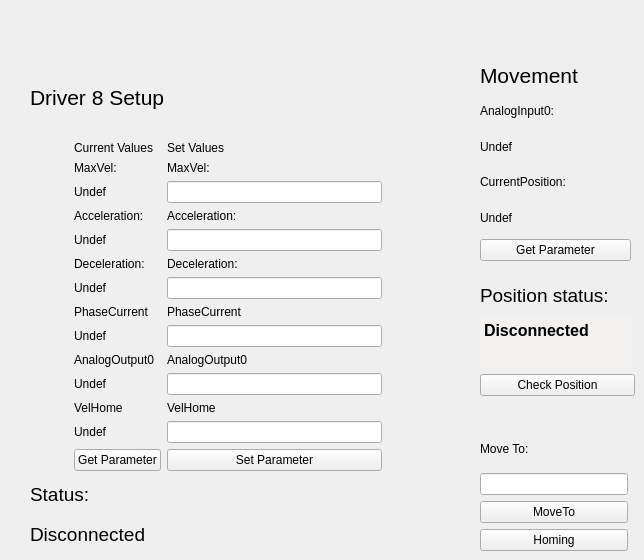
          <widget class="QWidget" name="tab_10">
           <attribute name="title">
            <string>8</string>
           </attribute>
           <attribute name="toolTip">
            <string>Driver 8 Setup and Movimentation</string>
           </attribute>
           <widget class="QWidget" name="layoutWidget_19">
            <property name="geometry">
             <rect>
              <x>480</x>
              <y>430</y>
              <width>148</width>
              <height>121</height>
             </rect>
            </property>
            <layout class="QVBoxLayout" name="verticalLayout_65">
             <item>
              <widget class="QLabel" name="label_243">
               <property name="text">
                <string>Move To:</string>
               </property>
              </widget>
             </item>
             <item>
              <widget class="QLineEdit" name="LineEditMoveToValue_8">
               <property name="toolTip">
                <string>Position to move driver 8</string>
               </property>
              </widget>
             </item>
             <item>
              <widget class="QPushButton" name="MoveTo_8">
               <property name="toolTip">
                <string>Move driver 8 to the position specified above</string>
               </property>
               <property name="text">
                <string>MoveTo</string>
               </property>
              </widget>
             </item>
             <item>
              <widget class="QPushButton" name="Homing_8">
               <property name="toolTip">
                <string>Execute the driver 8 homing procedure</string>
               </property>
               <property name="text">
                <string>Homing</string>
               </property>
              </widget>
             </item>
            </layout>
           </widget>
           <widget class="QWidget" name="layoutWidget_21">
            <property name="geometry">
             <rect>
              <x>480</x>
              <y>60</y>
              <width>151</width>
              <height>201</height>
             </rect>
            </property>
            <layout class="QVBoxLayout" name="verticalLayout_66">
             <item>
              <widget class="QLabel" name="label_246">
               <property name="font">
                <font>
                 <pointsize>16</pointsize>
                </font>
               </property>
               <property name="text">
                <string>Movement</string>
               </property>
              </widget>
             </item>
             <item>
              <widget class="QLabel" name="label_247">
               <property name="text">
                <string>AnalogInput0:</string>
               </property>
              </widget>
             </item>
             <item>
              <widget class="QLabel" name="LabelMovAnalogInput0_8">
               <property name="toolTip">
                <string>Current value of driver 8 AnalogInput(0)</string>
               </property>
               <property name="text">
                <string>Undef</string>
               </property>
              </widget>
             </item>
             <item>
              <widget class="QLabel" name="label_248">
               <property name="text">
                <string>CurrentPosition:</string>
               </property>
              </widget>
             </item>
             <item>
              <widget class="QLabel" name="LabelMovCurrentPosition_8">
               <property name="toolTip">
                <string>Current value of driver 8 CurrentPosition</string>
               </property>
               <property name="text">
                <string>Undef</string>
               </property>
              </widget>
             </item>
             <item>
              <widget class="QPushButton" name="GetParameterMov_8">
               <property name="toolTip">
                <string>Get position parameters of driver 8</string>
               </property>
               <property name="text">
                <string>Get Parameter</string>
               </property>
              </widget>
             </item>
            </layout>
           </widget>
           <widget class="QWidget" name="layoutWidget_20">
            <property name="geometry">
             <rect>
              <x>30</x>
              <y>60</y>
              <width>352</width>
              <height>491</height>
             </rect>
            </property>
            <layout class="QGridLayout" name="gridLayout_41">
             <item row="0" column="0" colspan="3">
              <widget class="QLabel" name="label_128">
               <property name="font">
                <font>
                 <pointsize>16</pointsize>
                </font>
               </property>
               <property name="text">
                <string>Driver 8 Setup</string>
               </property>
              </widget>
             </item>
             <item row="1" column="0">
              <layout class="QVBoxLayout" name="verticalLayout_18">
               <item>
                <widget class="QLabel" name="Images_8">
                 <property name="minimumSize">
                  <size>
                   <width>0</width>
                   <height>100</height>
                  </size>
                 </property>
                 <property name="maximumSize">
                  <size>
                   <width>200</width>
                   <height>150</height>
                  </size>
                 </property>
                 <property name="text">
                  <string/>
                 </property>
                 <property name="pixmap">
                  <pixmap resource="file.qrc">:/Driver.jpg</pixmap>
                 </property>
                 <property name="scaledContents">
                  <bool>true</bool>
                 </property>
                </widget>
               </item>
               <item>
                <widget class="QLabel" name="label_129">
                 <property name="text">
                  <string/>
                 </property>
                </widget>
               </item>
              </layout>
             </item>
             <item row="1" column="1">
              <widget class="QLabel" name="label_362">
               <property name="minimumSize">
                <size>
                 <width>25</width>
                 <height>0</height>
                </size>
               </property>
               <property name="text">
                <string/>
               </property>
              </widget>
             </item>
             <item row="1" column="2">
              <layout class="QGridLayout" name="gridLayout_19">
               <item row="0" column="0">
                <widget class="QLabel" name="label_130">
                 <property name="text">
                  <string>Current Values</string>
                 </property>
                </widget>
               </item>
               <item row="0" column="1">
                <widget class="QLabel" name="label_131">
                 <property name="text">
                  <string>Set Values</string>
                 </property>
                </widget>
               </item>
               <item row="1" column="0">
                <widget class="QLabel" name="label_132">
                 <property name="text">
                  <string>MaxVel:</string>
                 </property>
                </widget>
               </item>
               <item row="1" column="1">
                <widget class="QLabel" name="label_133">
                 <property name="text">
                  <string>MaxVel:</string>
                 </property>
                </widget>
               </item>
               <item row="2" column="0">
                <widget class="QLabel" name="LabelMaxVelSetup_8">
                 <property name="toolTip">
                  <string>Current value of driver 8 MaxVel</string>
                 </property>
                 <property name="text">
                  <string>Undef</string>
                 </property>
                </widget>
               </item>
               <item row="2" column="1">
                <widget class="QLineEdit" name="LineEditMaxVelSetup_8">
                 <property name="toolTip">
                  <string>&lt;html&gt;&lt;head/&gt;&lt;body&gt;&lt;p&gt;MaxVel of driver 8 to set&lt;/p&gt;&lt;/body&gt;&lt;/html&gt;</string>
                 </property>
                </widget>
               </item>
               <item row="3" column="0">
                <widget class="QLabel" name="label_134">
                 <property name="text">
                  <string>Acceleration:</string>
                 </property>
                </widget>
               </item>
               <item row="3" column="1">
                <widget class="QLabel" name="label_135">
                 <property name="text">
                  <string>Acceleration:</string>
                 </property>
                </widget>
               </item>
               <item row="4" column="0">
                <widget class="QLabel" name="LabelAccelerationSetup_8">
                 <property name="toolTip">
                  <string>Current value of driver 8 Acceleration</string>
                 </property>
                 <property name="text">
                  <string>Undef</string>
                 </property>
                </widget>
               </item>
               <item row="4" column="1">
                <widget class="QLineEdit" name="LineEditAccelerationSetup_8">
                 <property name="toolTip">
                  <string>&lt;html&gt;&lt;head/&gt;&lt;body&gt;&lt;p&gt;Acceleration of driver 8 to set&lt;/p&gt;&lt;/body&gt;&lt;/html&gt;</string>
                 </property>
                </widget>
               </item>
               <item row="5" column="0">
                <widget class="QLabel" name="label_136">
                 <property name="text">
                  <string>Deceleration:</string>
                 </property>
                </widget>
               </item>
               <item row="5" column="1">
                <widget class="QLabel" name="label_137">
                 <property name="text">
                  <string>Deceleration:</string>
                 </property>
                </widget>
               </item>
               <item row="6" column="0">
                <widget class="QLabel" name="LabelDecelerationSetup_8">
                 <property name="toolTip">
                  <string>Current value of driver 8 Deceleration</string>
                 </property>
                 <property name="text">
                  <string>Undef</string>
                 </property>
                </widget>
               </item>
               <item row="6" column="1">
                <widget class="QLineEdit" name="LineEditDecelerationSetup_8">
                 <property name="toolTip">
                  <string>&lt;html&gt;&lt;head/&gt;&lt;body&gt;&lt;p&gt;Deceleration of driver 8 to set&lt;/p&gt;&lt;/body&gt;&lt;/html&gt;</string>
                 </property>
                </widget>
               </item>
               <item row="7" column="0">
                <widget class="QLabel" name="label_138">
                 <property name="text">
                  <string>PhaseCurrent</string>
                 </property>
                </widget>
               </item>
               <item row="7" column="1">
                <widget class="QLabel" name="label_139">
                 <property name="text">
                  <string>PhaseCurrent</string>
                 </property>
                </widget>
               </item>
               <item row="8" column="0">
                <widget class="QLabel" name="LabelPhaseCurrentSetup_8">
                 <property name="toolTip">
                  <string>Current value of driver 8 PhaseCurrent</string>
                 </property>
                 <property name="text">
                  <string>Undef</string>
                 </property>
                </widget>
               </item>
               <item row="8" column="1">
                <widget class="QLineEdit" name="LineEditPhaseCurrentSetup_8">
                 <property name="toolTip">
                  <string>&lt;html&gt;&lt;head/&gt;&lt;body&gt;&lt;p&gt; PhaseCurrent of driver 8 to set&lt;/p&gt;&lt;/body&gt;&lt;/html&gt;</string>
                 </property>
                </widget>
               </item>
               <item row="9" column="0">
                <widget class="QLabel" name="label_140">
                 <property name="text">
                  <string>AnalogOutput0</string>
                 </property>
                </widget>
               </item>
               <item row="9" column="1">
                <widget class="QLabel" name="label_141">
                 <property name="text">
                  <string>AnalogOutput0</string>
                 </property>
                </widget>
               </item>
               <item row="10" column="0">
                <widget class="QLabel" name="LabelAnalogOutputSetup_8">
                 <property name="toolTip">
                  <string>Current value of driver 8 AnalogOutput(0)</string>
                 </property>
                 <property name="text">
                  <string>Undef</string>
                 </property>
                </widget>
               </item>
               <item row="10" column="1">
                <widget class="QLineEdit" name="LineEditAnalogOutputSetup_8">
                 <property name="toolTip">
                  <string>&lt;html&gt;&lt;head/&gt;&lt;body&gt;&lt;p&gt; AnalogOutput(0) of driver 8 to set&lt;/p&gt;&lt;/body&gt;&lt;/html&gt;</string>
                 </property>
                </widget>
               </item>
               <item row="11" column="0">
                <widget class="QLabel" name="label_363">
                 <property name="text">
                  <string>VelHome</string>
                 </property>
                </widget>
               </item>
               <item row="11" column="1">
                <widget class="QLabel" name="label_364">
                 <property name="text">
                  <string>VelHome</string>
                 </property>
                </widget>
               </item>
               <item row="12" column="0">
                <widget class="QLabel" name="LabelVelHomeSetup_8">
                 <property name="toolTip">
                  <string>Current value of driver 8 VelHome</string>
                 </property>
                 <property name="text">
                  <string>Undef</string>
                 </property>
                </widget>
               </item>
               <item row="12" column="1">
                <widget class="QLineEdit" name="LineEditVelHomeSetup_8">
                 <property name="toolTip">
                  <string>&lt;html&gt;&lt;head/&gt;&lt;body&gt;&lt;p&gt; VelHome of driver 8 to set&lt;/p&gt;&lt;/body&gt;&lt;/html&gt;</string>
                 </property>
                </widget>
               </item>
               <item row="13" column="0">
                <widget class="QPushButton" name="GetParameterDriver_8">
                 <property name="toolTip">
                  <string>&lt;html&gt;&lt;head/&gt;&lt;body&gt;&lt;p&gt;Get the current parameter of the driver 8&lt;/p&gt;&lt;/body&gt;&lt;/html&gt;</string>
                 </property>
                 <property name="text">
                  <string>Get Parameter</string>
                 </property>
                </widget>
               </item>
               <item row="13" column="1">
                <widget class="QPushButton" name="SetParameterDriver_8">
                 <property name="toolTip">
                  <string>&lt;html&gt;&lt;head/&gt;&lt;body&gt;&lt;p&gt;Set parameter of driver 8. Nota bene: in order to accomplished the command you have to set all the fields above.&lt;/p&gt;&lt;/body&gt;&lt;/html&gt;</string>
                 </property>
                 <property name="text">
                  <string>Set Parameter</string>
                 </property>
                </widget>
               </item>
              </layout>
             </item>
             <item row="2" column="0" colspan="3">
              <layout class="QVBoxLayout" name="verticalLayout_19">
               <item>
                <widget class="QLabel" name="label_142">
                 <property name="font">
                  <font>
                   <pointsize>14</pointsize>
                  </font>
                 </property>
                 <property name="text">
                  <string>Status:</string>
                 </property>
                </widget>
               </item>
               <item>
                <widget class="QLabel" name="LabelStatusDriver8">
                 <property name="font">
                  <font>
                   <pointsize>14</pointsize>
                  </font>
                 </property>
                 <property name="toolTip">
                  <string>Driver 8 Status</string>
                 </property>
                 <property name="text">
                  <string>Disconnected</string>
                 </property>
                </widget>
               </item>
              </layout>
             </item>
            </layout>
           </widget>
           <widget class="QWidget" name="layoutWidget_48">
            <property name="geometry">
             <rect>
              <x>480</x>
              <y>280</y>
              <width>155</width>
              <height>116</height>
             </rect>
            </property>
            <layout class="QVBoxLayout" name="verticalLayout_85">
             <item>
              <layout class="QVBoxLayout" name="verticalLayout_42">
               <item>
                <widget class="QLabel" name="label_317">
                 <property name="font">
                  <font>
                   <pointsize>14</pointsize>
                  </font>
                 </property>
                 <property name="text">
                  <string>Position status:</string>
                 </property>
                </widget>
               </item>
               <item>
                <widget class="QTextEdit" name="LabelPositionStatus_8">
                 <property name="maximumSize">
                  <size>
                   <width>151</width>
                   <height>51</height>
                  </size>
                 </property>
                 <property name="palette">
                  <palette>
                   <active>
                    <colorrole role="Base">
                     <brush brushstyle="SolidPattern">
                      <color alpha="255">
                       <red>242</red>
                       <green>241</green>
                       <blue>240</blue>
                      </color>
                     </brush>
                    </colorrole>
                   </active>
                   <inactive>
                    <colorrole role="Base">
                     <brush brushstyle="SolidPattern">
                      <color alpha="255">
                       <red>242</red>
                       <green>241</green>
                       <blue>240</blue>
                      </color>
                     </brush>
                    </colorrole>
                   </inactive>
                   <disabled>
                    <colorrole role="Base">
                     <brush brushstyle="SolidPattern">
                      <color alpha="255">
                       <red>255</red>
                       <green>255</green>
                       <blue>255</blue>
                      </color>
                     </brush>
                    </colorrole>
                   </disabled>
                  </palette>
                 </property>
                 <property name="font">
                  <font>
                   <pointsize>12</pointsize>
                   <weight>75</weight>
                   <bold>true</bold>
                  </font>
                 </property>
                 <property name="toolTip">
                  <string>&lt;html&gt;&lt;head/&gt;&lt;body&gt;&lt;p&gt;&lt;span style=&quot; font-size:11pt; font-weight:400;&quot;&gt;Here is printed the correspondence between the estimated position and the CurrentPosition of the driver 8.&lt;/span&gt;&lt;/p&gt;&lt;/body&gt;&lt;/html&gt;</string>
                 </property>
                 <property name="frameShape">
                  <enum>QFrame::NoFrame</enum>
                 </property>
                 <property name="html">
                  <string>&lt;!DOCTYPE HTML PUBLIC &quot;-//W3C//DTD HTML 4.0//EN&quot; &quot;http://www.w3.org/TR/REC-html40/strict.dtd&quot;&gt;
&lt;html&gt;&lt;head&gt;&lt;meta name=&quot;qrichtext&quot; content=&quot;1&quot; /&gt;&lt;style type=&quot;text/css&quot;&gt;
p, li { white-space: pre-wrap; }
&lt;/style&gt;&lt;/head&gt;&lt;body style=&quot; font-family:'Ubuntu'; font-size:12pt; font-weight:600; font-style:normal;&quot;&gt;
&lt;p style=&quot; margin-top:0px; margin-bottom:0px; margin-left:0px; margin-right:0px; -qt-block-indent:0; text-indent:0px;&quot;&gt;Disconnected&lt;/p&gt;&lt;/body&gt;&lt;/html&gt;</string>
                 </property>
                 <property name="textInteractionFlags">
                  <set>Qt::TextSelectableByMouse</set>
                 </property>
                </widget>
               </item>
              </layout>
             </item>
             <item>
              <widget class="QPushButton" name="CheckPositionButton_8">
               <property name="toolTip">
                <string>&lt;html&gt;&lt;head/&gt;&lt;body&gt;&lt;p&gt;Verify the correspondence between the estimated position and the current position of the driver 8.&lt;/p&gt;&lt;/body&gt;&lt;/html&gt;</string>
               </property>
               <property name="text">
                <string>Check Position</string>
               </property>
              </widget>
             </item>
            </layout>
           </widget>
          </widget>
